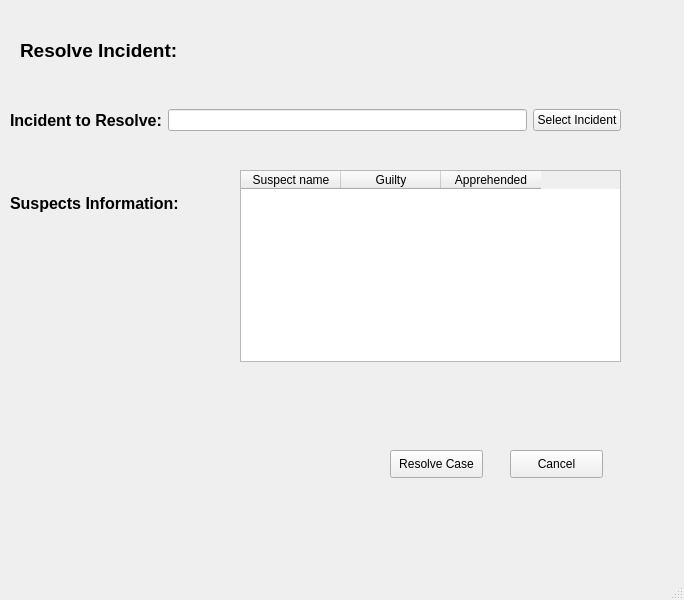
<?xml version="1.0" encoding="UTF-8"?>
<ui version="4.0">
 <class>MainWindow</class>
 <widget class="QMainWindow" name="MainWindow">
  <property name="geometry">
   <rect>
    <x>0</x>
    <y>0</y>
    <width>684</width>
    <height>600</height>
   </rect>
  </property>
  <property name="windowTitle">
   <string>MainWindow</string>
  </property>
  <widget class="QWidget" name="centralwidget">
   <widget class="QLabel" name="label">
    <property name="geometry">
     <rect>
      <x>20</x>
      <y>30</y>
      <width>251</width>
      <height>41</height>
     </rect>
    </property>
    <property name="text">
     <string>&lt;html&gt;&lt;head/&gt;&lt;body&gt;&lt;p&gt;&lt;span style=&quot; font-size:14pt; font-weight:600;&quot;&gt;Resolve Incident:&lt;/span&gt;&lt;/p&gt;&lt;/body&gt;&lt;/html&gt;</string>
    </property>
   </widget>
   <widget class="QWidget" name="horizontalLayoutWidget">
    <property name="geometry">
     <rect>
      <x>10</x>
      <y>90</y>
      <width>611</width>
      <height>61</height>
     </rect>
    </property>
    <layout class="QHBoxLayout" name="horizontalLayout">
     <item>
      <widget class="QLabel" name="label_2">
       <property name="text">
        <string>&lt;html&gt;&lt;head/&gt;&lt;body&gt;&lt;p&gt;&lt;span style=&quot; font-size:12pt; font-weight:600;&quot;&gt;Incident to Resolve:&lt;/span&gt;&lt;/p&gt;&lt;/body&gt;&lt;/html&gt;</string>
       </property>
      </widget>
     </item>
     <item>
      <widget class="QLineEdit" name="lineEdit"/>
     </item>
     <item>
      <widget class="QPushButton" name="pushButton_3">
       <property name="text">
        <string>Select Incident</string>
       </property>
      </widget>
     </item>
    </layout>
   </widget>
   <widget class="QLabel" name="label_3">
    <property name="geometry">
     <rect>
      <x>10</x>
      <y>170</y>
      <width>231</width>
      <height>68</height>
     </rect>
    </property>
    <property name="text">
     <string>&lt;html&gt;&lt;head/&gt;&lt;body&gt;&lt;p&gt;&lt;span style=&quot; font-size:12pt; font-weight:600;&quot;&gt;Suspects Information:&lt;/span&gt;&lt;/p&gt;&lt;/body&gt;&lt;/html&gt;</string>
    </property>
   </widget>
   <widget class="QTableWidget" name="tableWidget">
    <property name="geometry">
     <rect>
      <x>240</x>
      <y>170</y>
      <width>381</width>
      <height>192</height>
     </rect>
    </property>
    <attribute name="horizontalHeaderCascadingSectionResizes">
     <bool>false</bool>
    </attribute>
    <attribute name="verticalHeaderCascadingSectionResizes">
     <bool>false</bool>
    </attribute>
    <column>
     <property name="text">
      <string>Suspect name</string>
     </property>
    </column>
    <column>
     <property name="text">
      <string>Guilty</string>
     </property>
    </column>
    <column>
     <property name="text">
      <string>Apprehended</string>
     </property>
    </column>
   </widget>
   <widget class="QPushButton" name="pushButton">
    <property name="geometry">
     <rect>
      <x>510</x>
      <y>450</y>
      <width>93</width>
      <height>28</height>
     </rect>
    </property>
    <property name="text">
     <string>Cancel</string>
    </property>
   </widget>
   <widget class="QPushButton" name="pushButton_2">
    <property name="geometry">
     <rect>
      <x>390</x>
      <y>450</y>
      <width>93</width>
      <height>28</height>
     </rect>
    </property>
    <property name="text">
     <string>Resolve Case</string>
    </property>
   </widget>
  </widget>
  <widget class="QMenuBar" name="menubar">
   <property name="geometry">
    <rect>
     <x>0</x>
     <y>0</y>
     <width>684</width>
     <height>26</height>
    </rect>
   </property>
  </widget>
  <widget class="QStatusBar" name="statusbar"/>
 </widget>
 <resources/>
 <connections/>
</ui>
